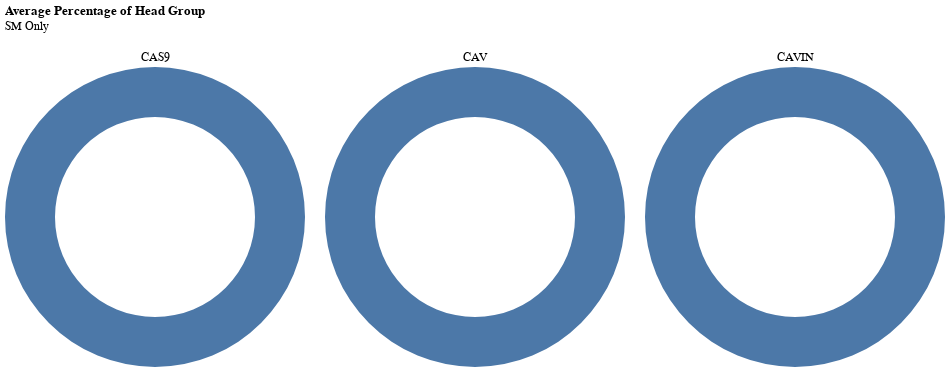

Notebook code cell kept with this figure:
### Code cell
chart_list = []

# create selection tool
click = alt.selection_point(fields=['Head Group'])

# create head group legend
heads = alt.Chart(h).mark_point().encode(
    x=alt.X('Head Group').axis(labelAngle=-45),
    color=alt.condition(click, 'Head Group', alt.value('lightgray')),
    ).add_params(click).properties(title={'text':[], 'subtitle':'Head Group'})

for ptn in h['Mutation'].unique():
    source = h[h['Mutation'] == ptn]
    
    donut = alt.Chart(source).mark_arc(innerRadius=100).encode(
        theta='mean(Fraction):Q',
        color=alt.condition(click, 'Head Group', alt.value('lightgray'), scale=alt.Scale(scheme='tableau20'), legend=None),
        opacity = alt.condition(click, alt.value(1), alt.value(0.1)),
        tooltip=['Head Group', 'mean(Fraction)']
    ).add_params(click).properties(
        width=300,
        title={'text':[], 'subtitle':ptn}
    )
    
    chart_list.append(donut)

d = alt.hconcat(*chart_list)
d = d.properties(title={'text':['Average Percentage of Head Group'],  'subtitle':['SM Only']})
d.save('graphs/sm/head_group/Donut_Charts_AllHG.png', ppi=300)
d

### Figure 1 — Vega-Lite specification as saved in the notebook (floating-point values rounded to 4 significant figures)
{"config": {"view": {"continuousWidth": 300, "continuousHeight": 300}}, "hconcat": [{"data": {"name": "data-e0281a3d1230c173fc535aadd19eafe0"}, "mark": {"type": "arc", "innerRadius": 100}, "encoding": {"color": {"condition": {"param": "param_1", "field": "Head Group", "scale": {"scheme": "tableau20"}, "legend": null, "type": "nominal"}, "value": "lightgray"}, "opacity": {"condition": {"param": "param_1", "value": 1}, "value": 0.1}, "theta": {"aggregate": "mean", "field": "Fraction", "type": "quantitative"}, "tooltip": [{"field": "Head Group", "type": "nominal"}, {"aggregate": "mean", "field": "Fraction", "type": "quantitative"}]}, "name": "view_1", "title": {"text": [], "subtitle": "CAS9"}, "width": 300}, {"data": {"name": "data-a629ca092f2cff65c10bb46a68c84f5f"}, "mark": {"type": "arc", "innerRadius": 100}, "encoding": {"color": {"condition": {"param": "param_1", "field": "Head Group", "scale": {"scheme": "tableau20"}, "legend": null, "type": "nominal"}, "value": "lightgray"}, "opacity": {"condition": {"param": "param_1", "value": 1}, "value": 0.1}, "theta": {"aggregate": "mean", "field": "Fraction", "type": "quantitative"}, "tooltip": [{"field": "Head Group", "type": "nominal"}, {"aggregate": "mean", "field": "Fraction", "type": "quantitative"}]}, "name": "view_2", "title": {"text": [], "subtitle": "CAV"}, "width": 300}, {"data": {"name": "data-5ef898130139beb05512bbb3c7ddfdb8"}, "mark": {"type": "arc", "innerRadius": 100}, "encoding": {"color": {"condition": {"param": "param_1", "field": "Head Group", "scale": {"scheme": "tableau20"}, "legend": null, "type": "nominal"}, "value": "lightgray"}, "opacity": {"condition": {"param": "param_1", "value": 1}, "value": 0.1}, "theta": {"aggregate": "mean", "field": "Fraction", "type": "quantitative"}, "tooltip": [{"field": "Head Group", "type": "nominal"}, {"aggregate": "mean", "field": "Fraction", "type": "quantitative"}]}, "name": "view_3", "title": {"text": [], "subtitle": "CAVIN"}, "width": 300}], "params": [{"name": "param_1", "select": {"type": "point", "fields": ["Head Group"]}, "views": ["view_1", "view_2", "view_3"]}], "title": {"text": ["Average Percentage of Head Group"], "subtitle": ["SM Only"]}, "$schema": "https://vega.github.io/schema/vega-lite/v5.8.0.json", "datasets": {"data-e0281a3d1230c173fc535aadd19eafe0": [{"Mutation": "CAS9", "Head Group": "SM", "Fraction": 1.0}, {"Mutation": "CAS9", "Head Group": "SM", "Fraction": 1.0}, {"Mutation": "CAS9", "Head Group": "SM", "Fraction": 1.0}, {"Mutation": "CAS9", "Head Group": "SM", "Fraction": 1.0}], "data-a629ca092f2cff65c10bb46a68c84f5f": [{"Mutation": "CAV", "Head Group": "SM", "Fraction": 1.0}, {"Mutation": "CAV", "Head Group": "SM", "Fraction": 1.0}, {"Mutation": "CAV", "Head Group": "SM", "Fraction": 1.0}, {"Mutation": "CAV", "Head Group": "SM", "Fraction": 1.0}], "data-5ef898130139beb05512bbb3c7ddfdb8": [{"Mutation": "CAVIN", "Head Group": "SM", "Fraction": 1.0}, {"Mutation": "CAVIN", "Head Group": "SM", "Fraction": 1.0}, {"Mutation": "CAVIN", "Head Group": "SM", "Fraction": 1.0}, {"Mutation": "CAVIN", "Head Group": "SM", "Fraction": 1.0}]}}
